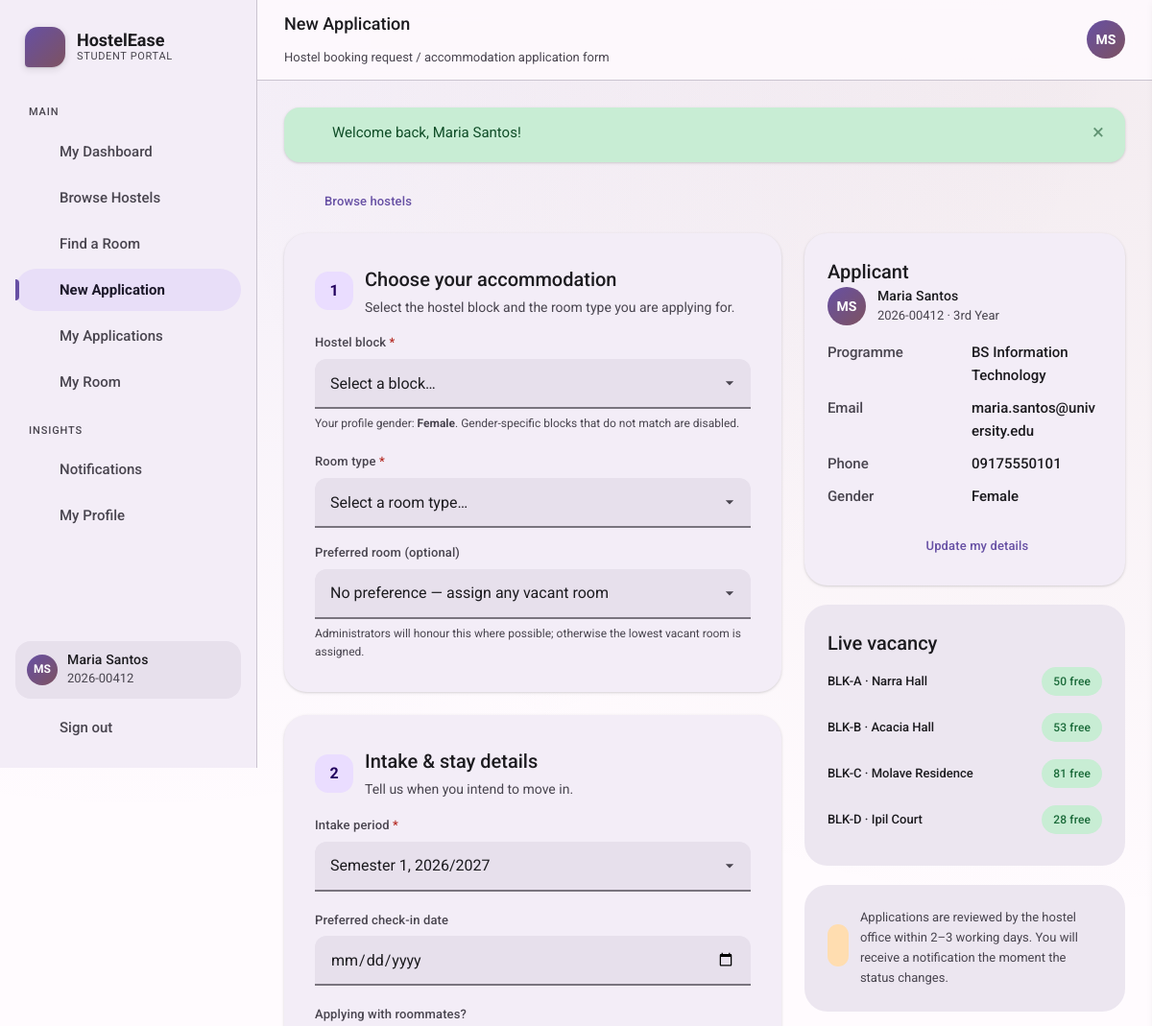
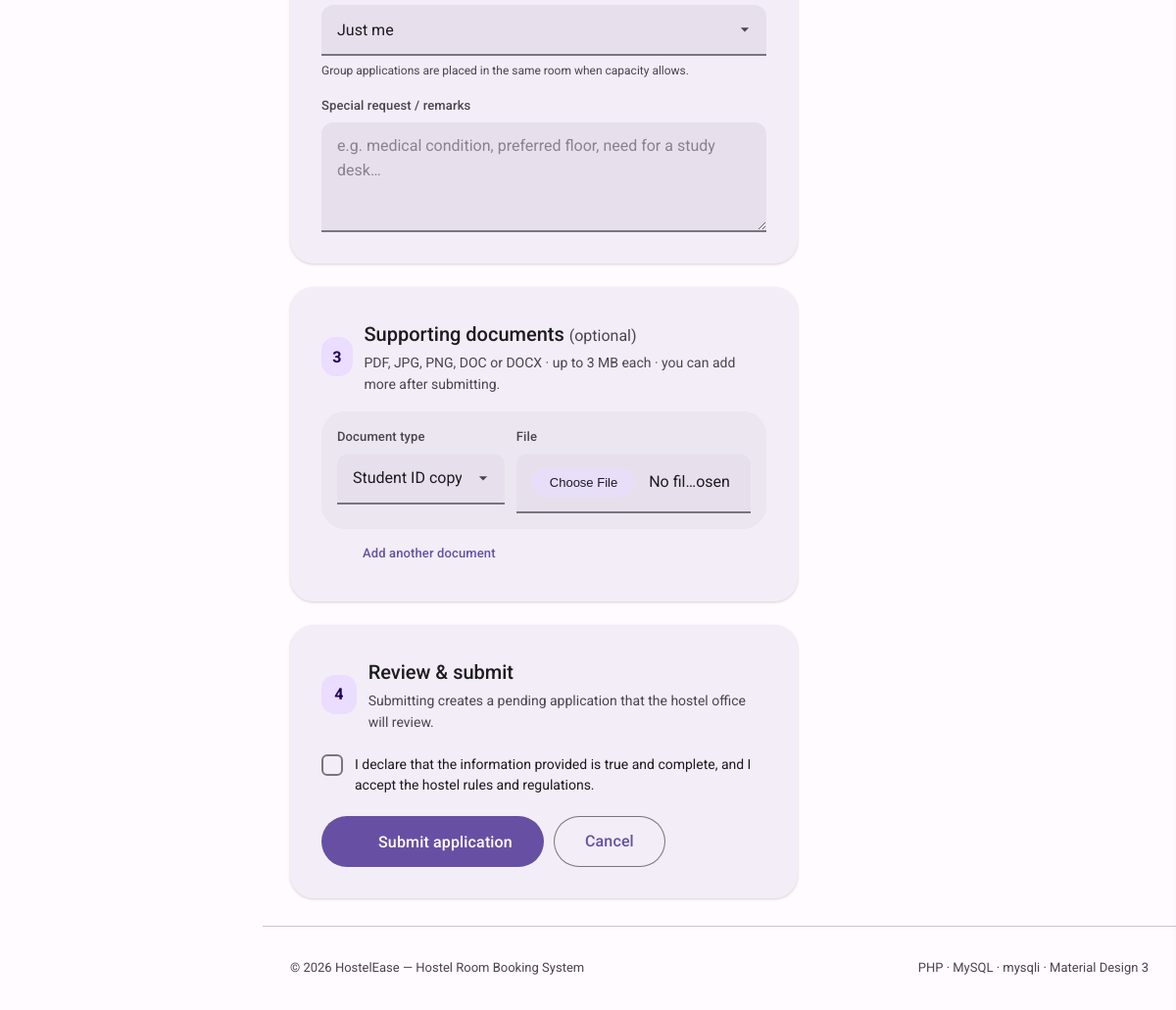
/student/apply.php (signed in), run on the app's committed database (2 pictures, top to bottom).
### tables this page shows
CREATE TABLE users (
  id            INT UNSIGNED NOT NULL AUTO_INCREMENT,
  role          ENUM('student','admin') NOT NULL DEFAULT 'student',
  student_id    VARCHAR(20)  DEFAULT NULL,
  full_name     VARCHAR(120) NOT NULL,
  email         VARCHAR(150) NOT NULL,
  phone         VARCHAR(25)  DEFAULT NULL,
  password_hash VARCHAR(255) NOT NULL,
  gender        ENUM('male','female','other') DEFAULT NULL,
  programme     VARCHAR(120) DEFAULT NULL,
  year_level    VARCHAR(20)  DEFAULT NULL,
  address       VARCHAR(255) DEFAULT NULL,
  emergency_contact_name  VARCHAR(120) DEFAULT NULL,
  emergency_contact_phone VARCHAR(25)  DEFAULT NULL,
  status        ENUM('active','suspended') NOT NULL DEFAULT 'active',
  created_at    TIMESTAMP NOT NULL DEFAULT CURRENT_TIMESTAMP,
  updated_at    TIMESTAMP NOT NULL DEFAULT CURRENT_TIMESTAMP ON UPDATE CURRENT_TIMESTAMP,
  PRIMARY KEY (id),
  UNIQUE KEY uq_users_email (email),
  UNIQUE KEY uq_users_student_id (student_id),
  KEY idx_users_role (role)
);

CREATE TABLE hostels (
  id           INT UNSIGNED NOT NULL AUTO_INCREMENT,
  name         VARCHAR(120) NOT NULL,
  block_code   VARCHAR(20)  NOT NULL,
  location     VARCHAR(180) DEFAULT NULL,
  description  TEXT,
  facilities   VARCHAR(500) DEFAULT NULL,
  warden_name  VARCHAR(120) DEFAULT NULL,
  warden_phone VARCHAR(25)  DEFAULT NULL,
  gender_policy ENUM('male','female','mixed') NOT NULL DEFAULT 'mixed',
  image_url    VARCHAR(255) DEFAULT NULL,
  is_active    TINYINT(1) NOT NULL DEFAULT 1,
  created_at   TIMESTAMP NOT NULL DEFAULT CURRENT_TIMESTAMP,
  PRIMARY KEY (id),
  UNIQUE KEY uq_hostel_block (block_code)
);

### student/apply.php (the view, shortened to what this page needs)
<?php
require_once __DIR__ . '/../includes/header.php';
$me = require_student();
$hostels = hostel_options();
$errors  = [];
$preHostel = get_int('hostel');
$preType   = get_int('type');
$preRoom   = get_int('room');
$old = [
    'hostel_id'       => $preHostel,
    'room_type_id'    => $preType,
    'preferred_room'  => $preRoom,
    'intake_period'   => INTAKE_PERIODS[0],
    'checkin_date'    => '',
    'roommates'       => 0,
    'special_request' => '',
];
$roomChoices = [];
page_header('New Application', 'apply', 'Hostel booking request / accommodation application form');
?>
<a class="btn btn-text btn-sm mb-2" href="hostels.php"><?= icon('arrow_back', 'icon icon-sm') ?> Browse hostels</a>
<div class="grid" style="grid-template-columns:minmax(0,1.55fr) minmax(0,1fr);gap:24px;align-items:start">
  <form method="post" action="apply.php" enctype="multipart/form-data" novalidate>
    <div class="card card-pad-lg mb-3 anim-rise">
      <div class="row mb-2" style="gap:12px">
        <span class="step-badge" style="width:40px;height:40px;font-size:1rem;border-radius:14px">1</span>
        <div>
          <h3 class="card-title mb-0">Choose your accommodation</h3>
          <p class="card-sub">Select the hostel block and the room type you are applying for.</p>
        </div>
      </div>
      <div class="form-grid">
        <div class="field <?= isset($errors['hostel_id']) ? 'field-error' : '' ?>">
          <label class="field-label" for="hostel_id">Hostel block <span class="req">*</span></label>
          <select class="select" id="hostel_id" name="hostel_id" required>
            <option value="">Select a block&hellip;</option>
          </select>
          <?php if (isset($errors['hostel_id'])): ?><span class="error-text"><?= icon('error', 'icon icon-xs') ?> <?= e($errors['hostel_id']) ?></span>
          <?php else: ?><span class="help-text">Your profile gender: <strong><?= e(ucfirst((string)$me['gender'] ?: 'not set')) ?></strong>. Gender-specific blocks that do not match are disabled.</span><?php endif; ?>
        </div>
        <div class="field <?= isset($errors['room_type_id']) ? 'field-error' : '' ?>">
          <label class="field-label" for="room_type_id">Room type <span class="req">*</span></label>
          <select class="select" id="room_type_id" name="room_type_id" required>
            <option value="">Select a room type&hellip;</option>
          </select>
        </div>
      </div>
      <div class="field mt-2 <?= isset($errors['preferred_room']) ? 'field-error' : '' ?>">
        <label class="field-label" for="preferred_room">Preferred room <span class="muted">(optional)</span></label>
        <select class="select" id="preferred_room" name="preferred_room">
          <option value="0">No preference — assign any vacant room</option>
        </select>
        <?php if (isset($errors['preferred_room'])): ?><span class="error-text"><?= icon('error', 'icon icon-xs') ?> <?= e($errors['preferred_room']) ?></span>
        <?php elseif (!$roomChoices && $old['hostel_id'] && $old['room_type_id']): ?><span class="help-text">Reload this page after choosing a block and type to see vacant rooms.</span>
        <?php else: ?><span class="help-text">Administrators will honour this where possible; otherwise the lowest vacant room is assigned.</span><?php endif; ?>
      </div>
    </div>
    <div class="card card-pad-lg mb-3 anim-rise anim-rise-1">
      <div class="row mb-2" style="gap:12px">
        <span class="step-badge" style="width:40px;height:40px;font-size:1rem;border-radius:14px">2</span>
        <div>
          <h3 class="card-title mb-0">Intake &amp; stay details</h3>
          <p class="card-sub">Tell us when you intend to move in.</p>
        </div>
      </div>
      <div class="form-grid">
        <div class="field <?= isset($errors['intake_period']) ? 'field-error' : '' ?>">
          <label class="field-label" for="intake_period">Intake period <span class="req">*</span></label>
          <select class="select" id="intake_period" name="intake_period" required>
            <?php foreach (INTAKE_PERIODS as $p): ?>
              <option value="<?= e($p) ?>" <?= $old['intake_period'] === $p ? 'selected' : '' ?>><?= e($p) ?></option>
            <?php endforeach; ?>
          </select>
        </div>
        <div class="field <?= isset($errors['checkin_date']) ? 'field-error' : '' ?>">
          <label class="field-label" for="checkin_date">Preferred check-in date</label>
          <input class="input" type="date" id="checkin_date" name="checkin_date" value="<?= e($old['checkin_date']) ?>" min="<?= date('Y-m-d', strtotime('-30 days')) ?>">
        </div>
        <div class="field">
          <label class="field-label" for="roommates">Applying with roommates?</label>
          <select class="select" id="roommates" name="roommates">
            <?php for ($n = 0; $n <= 3; $n++): ?>
              <option value="<?= $n ?>" <?= (int)$old['roommates'] === $n ? 'selected' : '' ?>><?= $n === 0 ? 'Just me' : $n . ' additional student' . ($n === 1 ? '' : 's') ?></option>
            <?php endfor; ?>
          </select>
          <span class="help-text">Group applications are placed in the same room when capacity allows.</span>
        </div>
      </div>
      <div class="field mt-2 <?= isset($errors['special_request']) ? 'field-error' : '' ?>">
        <label class="field-label" for="special_request">Special request / remarks</label>
        <textarea class="textarea" id="special_request" name="special_request" rows="3"
                  placeholder="e.g. medical condition, preferred floor, need for a study desk…"><?= e((string)$old['special_request']) ?></textarea>
      </div>
    </div>
    <div class="card card-pad-lg mb-3 anim-rise anim-rise-2">
      <div class="row mb-2" style="gap:12px">
        <span class="step-badge" style="width:40px;height:40px;font-size:1rem;border-radius:14px">3</span>
        <div>
          <h3 class="card-title mb-0">Supporting documents <span class="muted" style="font-weight:400;font-size:1rem">(optional)</span></h3>
          <p class="card-sub">PDF, JPG, PNG, DOC or DOCX &middot; up to 3 MB each &middot; you can add more after submitting.</p>
        </div>
      </div>
      <div id="doc-rows" class="stack" style="gap:12px">
        <div class="doc-row card card-flat card-pad-sm">
          <div class="form-grid" style="grid-template-columns:minmax(0,1fr) minmax(0,1.4fr);gap:12px">
            <div class="field">
              <label class="field-label">Document type</label>
              <select class="select" name="doc_type[]">
                <?php foreach (['Student ID copy', 'Guarantor letter', 'Medical certificate', 'Payment proof', 'Parental consent', 'Other'] as $d): ?>
                  <option value="<?= e($d) ?>"><?= e($d) ?></option>
                <?php endforeach; ?>
              </select>
            </div>
            <div class="field">
              <label class="field-label">File</label>
              <input class="file" type="file" name="documents[]" accept=".pdf,.jpg,.jpeg,.png,.doc,.docx">
            </div>
          </div>
        </div>
      </div>
      <button type="button" class="btn btn-text btn-sm mt-1" id="add-doc"><?= icon('add', 'icon icon-sm') ?> Add another document</button>
    </div>
    <div class="card card-pad-lg anim-rise anim-rise-3">
      <div class="row mb-2" style="gap:12px">
        <span class="step-badge" style="width:40px;height:40px;font-size:1rem;border-radius:14px">4</span>
        <div>
          <h3 class="card-title mb-0">Review &amp; submit</h3>
          <p class="card-sub">Submitting creates a pending application that the hostel office will review.</p>
        </div>
      </div>
      <label class="check mb-2">
        <span class="check-box"><?= icon('check') ?></span>
        <span class="check-text">I declare that the information provided is true and complete, and I accept the hostel rules and regulations.</span>
      </label>
      <div class="row wrap" style="gap:10px">
        <button type="submit" class="btn btn-lg"><?= icon('upload') ?> Submit application</button>
        <a class="btn btn-lg btn-outlined" href="hostels.php">Cancel</a>
      </div>
    </div>
  </form>
  <aside class="stack" style="position:sticky;top:96px">
    <div class="card">
      <h3 class="card-title mb-2">Applicant</h3>
      <div class="row mb-2" style="gap:12px">
        <span class="avatar"><?= e(initials($me['full_name'])) ?></span>
        <div class="grow" style="min-width:0">
          <div class="label-m"><?= e($me['full_name']) ?></div>
          <div class="tiny"><?= e($me['student_id']) ?> &middot; <?= e($me['year_level'] ?: 'Student') ?></div>
        </div>
      </div>
      <dl class="dl">
        <dt>Programme</dt><dd><?= e($me['programme'] ?: '—') ?></dd>
        <dt>Email</dt><dd style="word-break:break-all"><?= e($me['email']) ?></dd>
        <dt>Phone</dt><dd><?= e($me['phone'] ?: '—') ?></dd>
        <dt>Gender</dt><dd><?= e(ucfirst((string)$me['gender'] ?: '—')) ?></dd>
      </dl>
      <a class="btn btn-text btn-sm btn-block mt-1" href="profile.php"><?= icon('edit', 'icon icon-sm') ?> Update my details</a>
    </div>
    <div class="card card-flat">
      <h3 class="card-title mb-2">Live vacancy</h3>
      <?php foreach ($hostels as $h):
          $sum = hostel_summary((int)$h['id']); ?>
        <div class="hbar-row" style="grid-template-columns:1fr auto">
          <span class="hbar-label"><?= e($h['block_code']) ?> &middot; <?= e($h['name']) ?></span>
          <span class="chip <?= (int)$sum['vacant_beds'] > 0 ? 'chip-success' : 'chip-neutral' ?>"><?= (int)$sum['vacant_beds'] ?> free</span>
        </div>
      <?php endforeach; ?>
    </div>
    <div class="card card-flat">
      <div class="row" style="gap:12px">
        <span class="stat-icon tone-5"><?= icon('info') ?></span>
        <div class="tiny">Applications are reviewed by the hostel office within 2–3 working days. You will receive a notification the moment the status changes.</div>
      </div>
    </div>
  </aside>
</div>
<?php page_footer(); ?>

### includes/header.php (shortened to what this page needs)
<?php
require_once __DIR__ . '/functions.php';
$__USER = current_user();
function initials(?string $name): string
{
    $parts = preg_split('/\s+/', trim((string)$name));
    $out = '';
    foreach (array_slice($parts, 0, 2) as $p) {
        if ($p !== '') {
            $out .= mb_strtoupper(mb_substr($p, 0, 1));
        }
    }
    return $out ?: '?';
}
function nav_items(string $role): array
{
    return [
        'main' => [
            ['dashboard.php',      'dashboard',   'My Dashboard'],
            ['hostels.php',        'apartment',   'Browse Hostels'],
            ['search-rooms.php',   'search',      'Find a Room'],
            ['apply.php',          'add',         'New Application'],
            ['my-bookings.php',    'assignment',  'My Applications'],
            ['my-assignment.php',  'key',         'My Room'],
        ],
        'insights' => [
            ['../notifications.php', 'notifications', 'Notifications', 'unread_badge'],
            ['../profile.php',     'person',      'My Profile'],
        ],
    ];
}
function page_header(string $title, string $active = '', string $subtitle = '', array $actions = []): void
{
    global $__USER;
    $user = $__USER ?: current_user();
    $role = $user['role'] ?? 'guest';
    $base = $role === 'admin' ? 'admin/' : ($role === 'student' ? 'student/' : '');
    $unread = $user ? unread_notification_count((int)$user['id']) : 0;
    ?>
<!DOCTYPE html>
<html lang="en">
<head>
<link rel="stylesheet" href="<?= app_url('assets/css/fonts.css') ?>">
<link rel="stylesheet" href="<?= app_url('assets/css/material-you.css') ?>">
</head>
<body>
<div class="app">
  <aside class="rail" id="rail" aria-label="Main navigation">
    <div class="brand">
      <div class="brand-mark"><?= icon('apartment') ?></div>
      <div class="brand-text">
        <span class="brand-name"><?= APP_NAME ?></span>
        <span class="brand-sub"><?= e($role === 'admin' ? 'Admin Console' : 'Student Portal') ?></span>
      </div>
    </div>
    <?php foreach (nav_items($role) as $section => $items): ?>
      <div class="rail-section"><?= e($section) ?></div>
      <?php foreach ($items as $it):
          [$file, $ico, $label] = $it;
          $isRootPage = str_starts_with($file, '../');
          $file = preg_replace('#^(\.\./)+#', '', $file);
          $isActive = ($active === basename($file, '.php'));
      ?>
        <a class="nav-item<?= $isActive ? ' active' : '' ?>" href="<?= app_url(($isRootPage ? '' : $base) . $file) ?>"<?= $isActive ? ' aria-current="page"' : '' ?>>
          <?= icon($ico) ?><span><?= e($label) ?></span>
        </a>
      <?php endforeach; ?>
    <?php endforeach; ?>
    <div class="rail-footer">
      <?php if ($user): ?>
        <div class="rail-user mb-1">
          <div class="avatar sm"><?= e(initials($user['full_name'])) ?></div>
          <div class="grow" style="min-width:0">
            <div class="label-m" style="white-space:nowrap;overflow:hidden;text-overflow:ellipsis"><?= e($user['full_name']) ?></div>
            <div class="tiny"><?= e($role === 'admin' ? 'Hostel Administrator' : ($user['student_id'] ?: 'Student')) ?></div>
          </div>
        </div>
      <?php endif; ?>
      <a class="nav-item" href="<?= app_url('logout.php') ?>">
        <?= icon('logout') ?><span>Sign out</span>
      </a>
    </div>
  </aside>
  <div class="main">
    <header class="topbar">
      <div class="grow" style="min-width:0">
        <h1 class="title-m mb-0" style="white-space:nowrap;overflow:hidden;text-overflow:ellipsis"><?= e($title) ?></h1>
        <?php if ($subtitle): ?><p class="tiny mb-0"><?= $subtitle ?></p><?php endif; ?>
      </div>
      <button class="icon-btn" data-notif-toggle aria-label="Notifications (<?= $unread ?> unread)">
        <?= icon('notifications') ?>
      </button>
      <?php if ($user): ?>
        <a class="avatar" href="<?= app_url('profile.php') ?>" title="<?= e($user['full_name']) ?>" aria-label="My profile"><?= e(initials($user['full_name'])) ?></a>
      <?php endif; ?>
    </header>
    <main class="content" id="main">
      <?= flash_render() ?>
    <?php
}
function page_footer(string $fab = ''): void
{
    ?>
    </main>
    <footer class="footer">
      <div class="row-between">
        <span>&copy; <?= date('Y') ?> <?= APP_NAME ?> &mdash; <?= e(APP_TAGLINE) ?></span>
        <span>PHP &middot; MySQL &middot; mysqli &middot; Material Design 3</span>
      </div>
    </footer>
  </div>
</div>
</body>
</html>
    <?php
}

### data on the page
users: role "STUDENT PORTAL", full_name "MS", full_name "Maria Santos", student "2026-00412", gender "Female", year_level "3rd Year", programme "BS Information Technology", email "maria.santos@university.edu", phone "09175550101"
hostels: block_code "BLK-A", name "Narra Hall", vacant_beds "50"
hostels: block_code "BLK-B", name "Acacia Hall", vacant_beds "53"
hostels: block_code "BLK-C", name "Molave Residence", vacant_beds "81"
hostels: block_code "BLK-D", name "Ipil Court", vacant_beds "28"

### other printed values
APP_NAME "HostelEase"
$section "MAIN"
$label "My Dashboard"
$label "Browse Hostels"
$label "Find a Room"
$label "New Application"
$label "My Applications"
$label "My Room"
$section "INSIGHTS"
$label "Notifications"
$label "My Profile"
$title "New Application"
$subtitle "Hostel booking request / accommodation application form"
$f['message'] "Welcome back, Maria Santos!"
APP_TAGLINE "Hostel Room Booking System"
